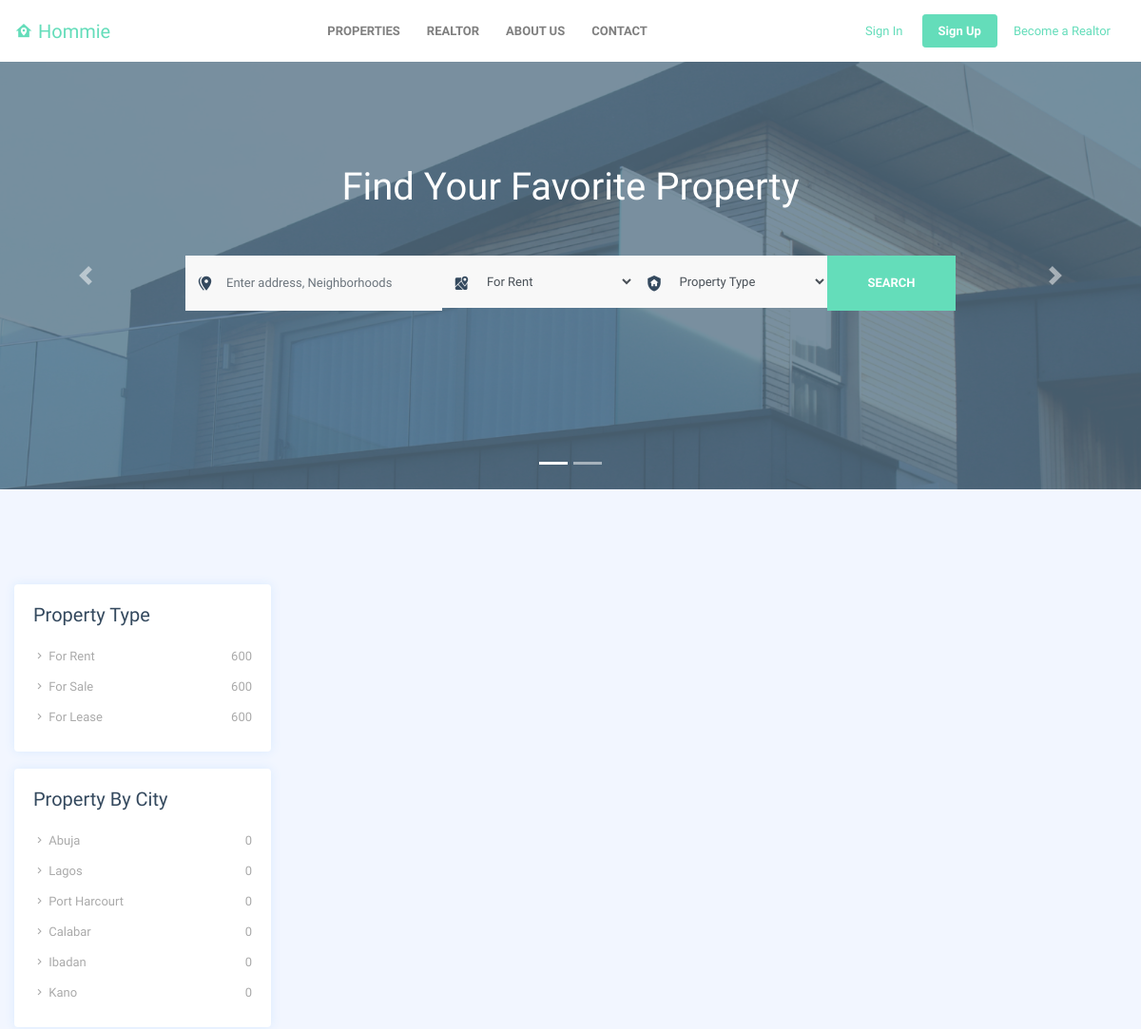
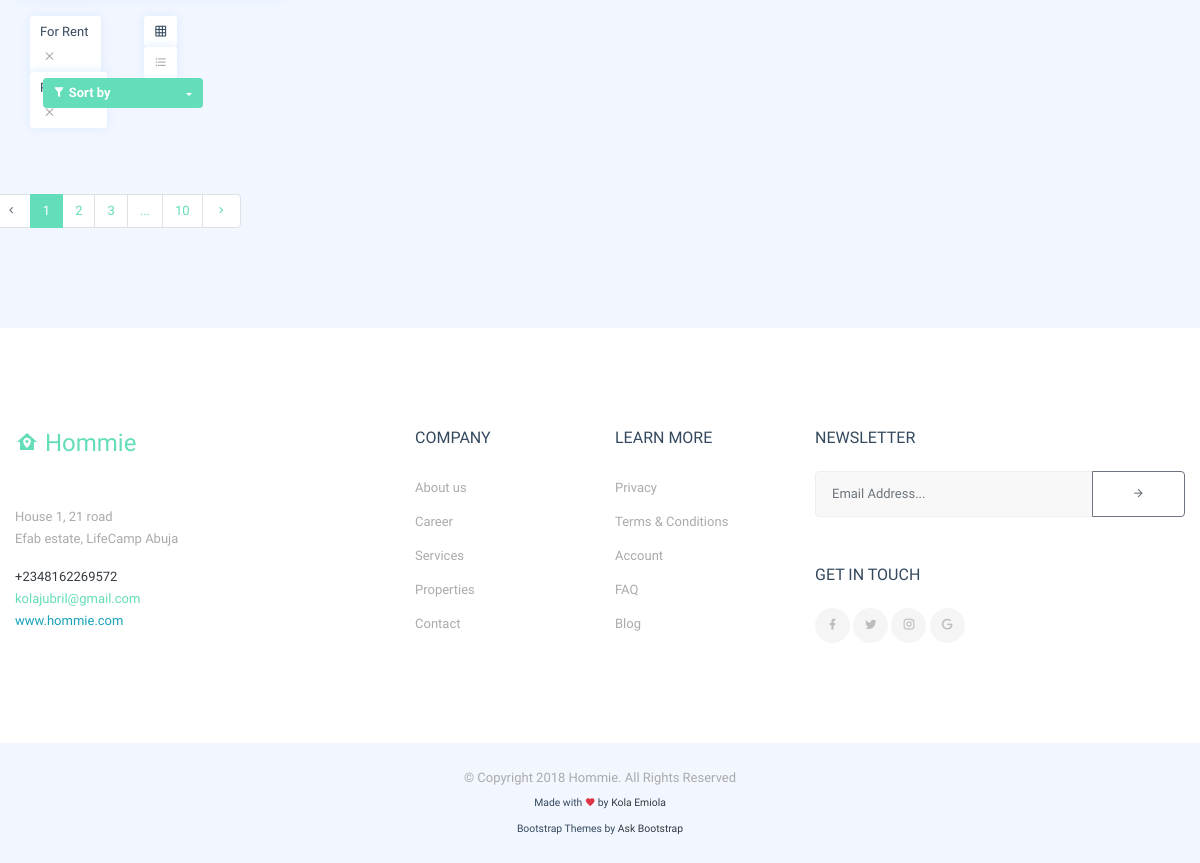
Screenshot of /property/ with the database file from the repository (2 pictures, top to bottom).
### property/models.py (models this page shows, shortened)
class Category(models.Model):
    title        = models.CharField(max_length=120, blank=True, unique=True)
    slug         = models.SlugField(blank=True,unique=True)
    class Meta:
        verbose_name = 'Category'
        verbose_name_plural = 'Categories'

class City(models.Model):
    title        = models.CharField(max_length=120, blank=True, unique=True)
    image        = models.ImageField(upload_to='properties/', null=True, blank=True)
    slug         = models.SlugField(blank=True,unique=True)
    def get_city_url(self):
        return reverse("property:city", kwargs={"slug": self.slug})
    class Meta:
        verbose_name = 'City'
        verbose_name_plural = 'Cities'

### property/views.py (the view)
class PropertyListView(TemplateView):
    template_name = "property/property_list.html"
    def get_context_data(self, *args, **kwargs):
        property = Property.objects.all()[:50]
        property_type  = Category.objects.all()
        city = City.objects.all()[:10]
        featured = Property.objects.filter(featured = True)[:3]
        context = { 'property_type':property_type,
                    'city': city,
                    'property':property,
                    'featured': featured }
        return context

### property/templates/property/property_list.html (shortened to what this page needs)
{% extends "base.html" %}
{% load staticfiles %}
{% block style %}
    <link href='{% static "css/property_list.css" %}' rel="stylesheet">
{% endblock %}
   {% block content %}
    <section class="osahan-slider">
        <div id="osahanslider" class="carousel slide" data-ride="carousel">
            <ol class="carousel-indicators">
                <li data-target="#osahanslider" data-slide-to="0" class="active"></li>
                <li data-target="#osahanslider" data-slide-to="1"></li>
            </ol>
            <div class="carousel-inner" role="listbox">
            </div>
            <a class="carousel-control-prev" href="#osahanslider" role="button" data-slide="prev">
                <span class="carousel-control-prev-icon" aria-hidden="true"></span>
            </a>
            <a class="carousel-control-next" href="#osahanslider" role="button" data-slide="next">
                <span class="carousel-control-next-icon" aria-hidden="true"></span>
            </a>
        </div>
        {% include 'search/snippet/search_form.html' %}
    </section>
  <section class="section-padding">
        <div class="container">
          <div class="row">
            <div class="col-lg-3 col-md-3">
              <div class="card">
                <div class="card-body">
                  <h5 class="card-title mb-3">Property Type</h5>
                  <ul class="sidebar-card-list">
                    {% if property_type %}
                      {% for type in property_type %}
                        <li><a href="#"><i class="mdi mdi-chevron-right"></i> For {{ type.title }} <span class="sidebar-badge">600</span></a></li>
                      {% endfor %}
                    {% endif %}
                  </ul>
                </div>
              </div>
              <div class="card">
                <div class="card-body">
                  <h5 class="card-title mb-3">Property By City</h5>
                  <ul class="sidebar-card-list">
                    {% if city %}
                      {% for city in city %}
                        <li><a href="{{ city.get_city_url }}"><i class="mdi mdi-chevron-right"></i> {{city.title }}<span class="sidebar-badge">{{ city.property|length }}</span></a></li>
                      {% endfor %}
                    {% endif %}
                  </ul>
                </div>
              </div>
            <div class="col-lg-9 col-md-9">
              <div class="osahan_top_filter row">
                <div class="col-lg-6 col-md-6 tags-action">
                  <span>For Rent <a href="#"><i class="mdi mdi-window-close"></i></a></span>
                  <span>Plot/Land <a href="#"><i class="mdi mdi-window-close"></i></a></span>
                </div>
                <div class="col-lg-6 col-md-6 sort-by-btn float-right">
                  <div class="view-mode float-right">
                    <a class="active" href="properties-grid.html"><i class="mdi mdi-grid"></i></a><a href="properties-list.html"><i
                        class="mdi mdi-format-list-bulleted"></i></a>
                  </div>
                  <div class="dropdown float-right">
                    <button class="btn btn-success btn-sm dropdown-toggle" type="button" id="dropdownMenuButton"
                      data-toggle="dropdown" aria-haspopup="true" aria-expanded="false">
                      <i class="mdi mdi-filter"></i> Sort by
                    </button>
                  </div>
                </div>
              </div>
              <nav class="mt-5">
                <ul class="pagination justify-content-center">
                  <li class="page-item disabled">
                    <a class="page-link" href="#" tabindex="-1"><i class="mdi mdi-chevron-left"></i></a>
                  </li>
                  <li class="page-item active"><a class="page-link" href="#">1</a></li>
                  <li class="page-item"><a class="page-link" href="#">2</a></li>
                  <li class="page-item"><a class="page-link" href="#">3</a></li>
                  <li class="page-item"><a class="page-link" href="#">...</a></li>
                  <li class="page-item"><a class="page-link" href="#">10</a></li>
                  <li class="page-item">
                    <a class="page-link" href="#"><i class="mdi mdi-chevron-right"></i></a>
                  </li>
                </ul>
              </nav>
            </div>
          </div>
        </div>
      </section>
    {% endblock %}

### templates/base.html (shortened to what this page needs)
<!DOCTYPE html>
<html lang="en">
    <head>
        {% load staticfiles %}
        {% include 'base/css.html' %}
        {% block style %}{% endblock %}
    </head>
    <body>
  <header>
      <nav class="navbar navbar-expand-lg navbar-light bg-light">
         <div class="container">
            <a class="navbar-brand text-success logo" href="/"><i class="mdi mdi-home-map-marker"></i> <strong>Hommie</strong></a>
            <div class="collapse navbar-collapse" id="navbarResponsive">
               <ul class="navbar-nav mr-auto mt-2 mt-lg-0 margin-auto">
                  <li class="nav-item dropdown">
                     <a class="nav-link" href="{% url 'property:list' %}">
                        Properties
                     </a>
                  </li>
                  <li>
                     <a class="nav-link" href="{% url 'realtor:realtors' %}" >
                     Realtor
                     </a>
                  </li>
                 <li class="nav-item dropdown">
                     <a class="nav-link" href="{% url 'main:about' %}" >
                     About Us
                     </a>
                  </li>
                  <li>
                     <a class="nav-link" href="{% url 'main:contact' %}">
                     Contact
                     </a>
                  </li>
                 {% if user.is_authenticated %}
                    <li class="nav-item dropdown">
                         <a class="nav-link dropdown-toggle" href="#" id="navbarDropdownPortfolio" data-toggle="dropdown" aria-haspopup="true" aria-expanded="false">
                          Hi {{request.user.first_name }}
                         </a>
                         <div class="dropdown-menu" aria-labelledby="navbarDropdownPortfolio">
                          <a class="dropdown-item" href="{% url 'main:profile' %}">User Profile</a>
                          {% if request.user.realtor %}
                            <a class="dropdown-item" href="{% url 'realtor:create' %}">Add Property</a>
                            <a class="dropdown-item" href="{% url 'realtor:home' %}">My Properties</a>
                          {% endif %}
                          <a class="dropdown-item" href="favorite-properties.html">Favorite Properties</a>
                          <a class="dropdown-item" href="{% url 'main:change_password' %}">Change Password</a>
                          <a class="dropdown-item" href="{% url 'main:logout' %}">logout</a>
                         </div>
                    </li>
                 {% else %}
                   </ul>
                     <div class="my-2 my-lg-0">
                         <ul class="list-inline main-nav-right">
                             <li class="list-inline-item">
                             <a class="btn btn-link btn-sm" href="{% url 'main:login' %}">Sign In</a>
                             </li>
                             <li class="list-inline-item">
                             <a class="btn btn-success btn-sm" href="{% url 'main:register' %}">Sign Up</a>
                             </li>
                         </ul>
                     </div>
                 {% endif %}
                 <div class="my-2 my-lg-0">
                    <ul class="list-inline main-nav-right">
                        {% if request.user.realtor %}
                            <li class="list-inline-item">
                                <a class="btn btn-link btn-sm" href="{% url 'realtor:create' %}">Create Property</a>
                            </li>
                        {% else %}
                            <li class="list-inline-item">
                                <a class="btn btn-link btn-sm" href="{% url 'realtor:home' %}">Become a Realtor</a>
                            </li>
                        {% endif %}
                    </ul>
                </div>
            </div>
         </div>
      </nav>
   </header>
            <div>
                {% block content %}
                {% endblock %}
            </div>
      <section class="section-padding footer bg-white">
          <div class="container">
             <div class="row">
                <div class="col-lg-4 col-md-3">
                   <h4 class="mb-5"><a class="text-success logo" href="index-2.html"><i class="mdi mdi-home-map-marker"></i> <strong>Hommie</strong></a></h4>
                   <p>House 1, 21 road<br>Efab estate, LifeCamp Abuja</p>
                   <p class="mb-0"><a class="text-dark" href="#">+2348162269572</a></p>
                   <p class="mb-0"><a class="text-success" href="#">kolajubril@gmail.com</a></p>
                   <p class="mb-0"><a class="text-info" href="#">www.hommie.com</a></p>
                </div>
                <div class="col-lg-2 col-md-2">
                   <h6 class="mb-4">COMPANY</h6>
                   <ul>
                   <li><a href="#">About us</a></li>
                   <li><a href="#">Career</a></li>
                   <li><a href="#">Services</a></li>
                   <li><a href="#">Properties</a></li>
                   <li><a href="#">Contact</a></li>
                </div>
                <div class="col-lg-2 col-md-2">
                   <h6 class="mb-4">LEARN MORE</h6>
                   <ul>
                   <li><a href="#">Privacy</a></li>
                   <li><a href="#">Terms & Conditions</a></li>
                   <li><a href="#">Account</a></li>
                   <li><a href="#">FAQ</a></li>
                   <li><a href="#">Blog</a></li>
                </div>
                <div class="col-lg-4 col-md-4">
                   <h6 class="mb-4">NEWSLETTER</h6>
                   <div class="input-group">
                      <input type="text" class="form-control" placeholder="Email Address..." aria-label="Recipient's username" aria-describedby="basic-addon2">
                      <div class="input-group-append">
                         <button class="btn btn-outline-secondary" type="button"><i class="mdi mdi-arrow-right"></i></button>
                      </div>
                   </div>
                   <h6 class="mb-4 mt-5">GET IN TOUCH</h6>
                   <div class="footer-social">
                      <a href="#"><i class="mdi mdi-facebook"></i></a>
                      <a href="#"><i class="mdi mdi-twitter"></i></a>
                      <a href="#"><i class="mdi mdi-instagram"></i></a>
                      <a href="#"><i class="mdi mdi-google"></i></a>
                   </div>
                </div>
             </div>
          </div>
       </section>
       <section class="pt-4 pb-4 text-center">
          <p class="mt-0 mb-0">© Copyright 2018 Hommie. All Rights Reserved</p>
          <small class="mt-0 mb-0">
          Made with <i class="mdi mdi-heart text-danger"></i>	by
          <a class="text-dark" target="_blank" href="https://askbootstrap.com/">Kola Emiola</a>
          </small>
          <br/>
          <small class="mt-0 mb-0">
            Bootstrap Themes by
            <a class="text-dark" target="_blank" href="https://askbootstrap.com/">Ask Bootstrap</a>
          </small>
       </section>
    </body>
</html>

### templates/base/css.html (shortened to what this page needs)
{% load static %}
<link rel="stylesheet" href="https://cdnjs.cloudflare.com/ajax/libs/jquery-confirm/3.3.0/jquery-confirm.min.css">
<link href="{% static 'vendor/bootstrap/css/bootstrap.min.css' %}" rel="stylesheet">
<link href="{% static 'vendor/icons/css/materialdesignicons.min.css' %}" media="all" rel="stylesheet" type="text/css" />
<link href="{% static 'vendor/select2/css/select2.min.css' %}" rel="stylesheet" />
<link href="{% static 'css/osahan.css' %}" rel="stylesheet">
<link rel="stylesheet" href='{% static "css/custom.css" %}'>
<link rel="stylesheet" href='{% static "css/real.css" %}'>

### templates/base/js.html (shortened to what this page needs)
{% load staticfiles %}
{% load static %}

### search/templates/search/snippet/search_form.html (shortened to what this page needs)
<div class="slider-form">
    <div class="container">
       <h1 class="text-center text-white mb-5">Find Your Favorite Property</h1>
       <form action="{% url 'search:search-query' %}"  method="GET">
          <div class="row no-gutters">
             <div class="col-md-4">
                <div class="input-group">
                   <div class="input-group-addon"><i class="mdi mdi-map-marker-multiple"></i></div>
                   <input class="form-control" placeholder="Enter address, Neighborhoods" name="q"
                   value="{{ request.GET.q }}" type="text">
                </div>
             </div>
             <div class="col-md-3">
                <div class="input-group">
                   <div class="input-group-addon"><i class="mdi mdi-google-maps"></i></div>
                   <select class="form-control select2 no-radius">
                      <option value="">For Rent</option>
                   </select>
                </div>
             </div>
             <div class="col-md-3">
                <div class="input-group">
                   <div class="input-group-addon"><i class="mdi mdi-security-home"></i></div>
                   <select class="form-control select2 no-radius">
                      <option value="">Property Type</option>
                   </select>
                </div>
             </div>
             <div class="col-md-2">
                <button type="submit" class="btn btn-success btn-block no-radius font-weight-bold">SEARCH</button>
             </div>
          </div>
       </form>
    </div>
 </div>

### rows the page displays
Category: title "Rent"
Category: title "Sale"
Category: title "Lease"
City: title "Abuja", property|length "0"
City: title "Lagos", property|length "0"
City: title "Port Harcourt", property|length "0"
City: title "Calabar", property|length "0"
City: title "Ibadan", property|length "0"
City: title "Kano", property|length "0"
